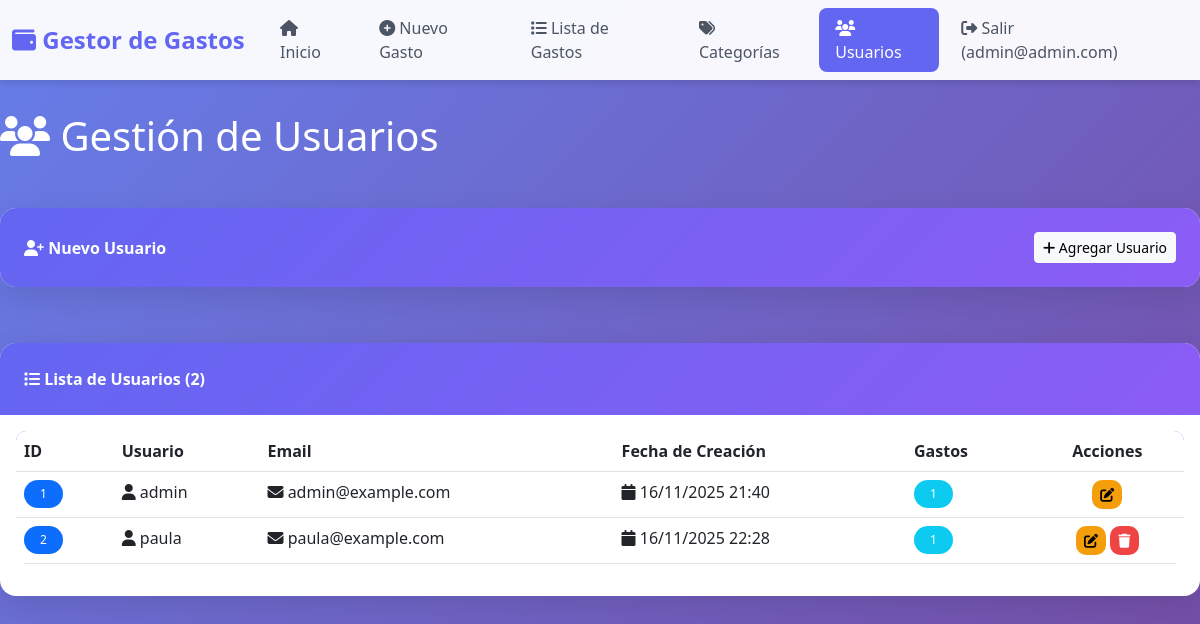
/usuarios (signed in), run on the app's committed database.
### models.py (models this page shows, shortened)
class Usuario(db.Model):
    __tablename__ = 'usuarios'  # Nombre de la tabla en la base de datos
    id = db.Column(db.Integer, primary_key=True)  # ID único del usuario
    username = db.Column(db.String(80), unique=True, nullable=False)  # Nombre de usuario único
    email = db.Column(db.String(120), unique=True, nullable=False)  # Email único
    password_hash = db.Column(db.String(200), nullable=False)  # Contraseña encriptada
    fecha_creacion = db.Column(db.DateTime, default=datetime.utcnow)  # Fecha de creación
    gastos = db.relationship('Gasto', backref='usuario', lazy=True, cascade='all, delete-orphan')

### app.py (the view)
@app.route('/usuarios')
@login_required
def usuarios():
    usuarios = Usuario.query.all()
    return render_template('usuarios.html', usuarios=usuarios)

### app.py (called while the page is built)
def login_required(f):
    @wraps(f)
    def decorated_function(*args, **kwargs):
        if 'user_id' not in session:
            flash('Debes iniciar sesión para acceder a esta página', 'warning')
            return redirect(url_for('login'))
        return f(*args, **kwargs)
    return decorated_function

### templates/usuarios.html (shortened to what this page needs)
{% extends "base.html" %}
{% block content %}
<div class="row mb-4">
    <div class="col-12">
        <h1 class="text-white mb-4">
            <i class="fas fa-users"></i> Gestión de Usuarios
        </h1>
    </div>
</div>
<div class="row">
    <div class="col-12 mb-4">
        <div class="card">
            <div class="card-header d-flex justify-content-between align-items-center">
                <span><i class="fas fa-user-plus"></i> Nuevo Usuario</span>
                <button class="btn btn-light btn-sm" data-bs-toggle="modal" data-bs-target="#modalCrearUsuario">
                    <i class="fas fa-plus"></i> Agregar Usuario
                </button>
            </div>
        </div>
    </div>
</div>
<div class="row">
    <div class="col-12">
        <div class="card">
            <div class="card-header">
                <i class="fas fa-list"></i> Lista de Usuarios ({{ usuarios|length }})
            </div>
            <div class="card-body">
                {% if usuarios %}
                <div class="table-responsive">
                    <table class="table table-hover">
                        <thead>
                            <tr>
                                <th>ID</th>
                                <th>Usuario</th>
                                <th>Email</th>
                                <th>Fecha de Creación</th>
                                <th>Gastos</th>
                                <th class="text-center">Acciones</th>
                            </tr>
                        </thead>
                        <tbody>
                            {% for usuario in usuarios %}
                            <tr>
                                <td><span class="badge bg-primary">{{ usuario.id }}</span></td>
                                <td><i class="fas fa-user"></i> {{ usuario.username }}</td>
                                <td><i class="fas fa-envelope"></i> {{ usuario.email }}</td>
                                <td><i class="fas fa-calendar"></i> {{ usuario.fecha_creacion.strftime('%d/%m/%Y %H:%M') }}</td>
                                <td><span class="badge bg-info">{{ usuario.gastos|length }}</span></td>
                                <td class="text-center">
                                    <button class="btn btn-sm btn-warning"
                                            data-bs-toggle="modal"
                                            data-bs-target="#modalEditarUsuario{{ usuario.id }}">
                                        <i class="fas fa-edit"></i>
                                    </button>
                                    {% if usuario.id != session.user_id %}
                                    <a href="{{ url_for('eliminar_usuario', id=usuario.id) }}"
                                       class="btn btn-sm btn-danger"
                                       onclick="return confirm('¿Eliminar este usuario?')">
                                        <i class="fas fa-trash"></i>
                                    </a>
                                    {% endif %}
                                </td>
                            </tr>
                            {% endfor %}
                        </tbody>
                    </table>
                </div>
                {% else %}
                <div class="alert alert-info text-center">
                    <i class="fas fa-info-circle fa-3x mb-3"></i>
                    <h5>No hay usuarios</h5>
                </div>
                {% endif %}
            </div>
        </div>
    </div>
</div>
{% endblock %}

### static/style.css (style rules this page uses)
:root { --primary-color: #6366f1; --secondary-color: #8b5cf6; --success-color: #10b981; --danger-color: #ef4444; --warning-color: #f59e0b; }
body { font-family: 'Segoe UI', Tahoma, Geneva, Verdana, sans-serif; background: linear-gradient(135deg, #667eea 0%, #764ba2 100%); min-height: 100vh; padding-bottom: 50px; }
.card { border: none; border-radius: 16px; box-shadow: 0 10px 30px rgba(0, 0, 0, 0.1); background: white; margin-bottom: 2rem; overflow: hidden; transition: transform 0.3s, box-shadow 0.3s; }
.card-header { background: linear-gradient(135deg, var(--primary-color), var(--secondary-color)); color: white; font-weight: bold; padding: 1.5rem; border: none; }
.btn-danger { background: var(--danger-color); border: none; border-radius: 10px; }
.btn-warning { background: var(--warning-color); border: none; border-radius: 10px; }
.table { border-radius: 10px; overflow: hidden; }
.table thead { background: linear-gradient(135deg, var(--primary-color), var(--secondary-color)); color: white; }
.table tbody tr { transition: background 0.3s; }
.badge { padding: 0.5rem 1rem; border-radius: 20px; font-weight: 500; }

### data on the page
Usuario: id "1", username "admin", email "admin@example.com", fecha_creacion "16/11/2025 21:40", gastos|length "1"
Usuario: id "2", username "paula", email "paula@example.com", fecha_creacion "16/11/2025 22:28", gastos|length "1"

### other printed values
{{ session.username }} "admin@admin.com"
{{ usuarios|length }} "2"
